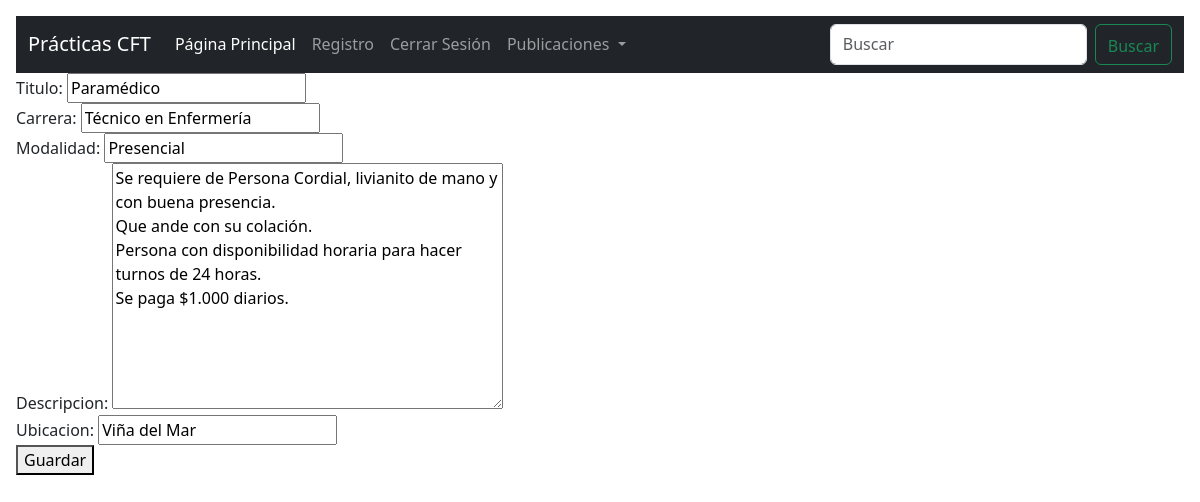
/editar/2 (signed in), run on the app's committed database.
### Practicas/EmpleosCFT/models.py (models this page shows, shortened)
class crear_vacante(models.Model):
    empresa = models.ForeignKey(User, on_delete=models.CASCADE)
    titulo = models.CharField(max_length=150)
    carrera = models.CharField(max_length=50)
    modalidad = models.CharField(max_length=30)
    descripcion = models.TextField(blank=True)
    ubicacion = models.CharField(max_length=100)
    fecha = models.DateTimeField(auto_now_add=True)

### Practicas/EmpleosCFT/views.py (the view, shortened to what this page needs)
# urls.py: path('editar/<int:id_publicacion>', modificar, name = 'editar'),
@login_required
def modificar(request,id_publicacion):
    if request.method == 'GET':
        edicion = get_object_or_404(crear_vacante,pk=id_publicacion,empresa=request.user)
        formulario = formvacante(instance=edicion)
        return render(request,'edicion.html',{'editar':edicion,'datos':formulario})

### Practicas/EmpleosCFT/form.py
class formvacante(ModelForm):
    class Meta:
        model = crear_vacante
        fields =['titulo','carrera','modalidad','descripcion','ubicacion']

### Practicas/EmpleosCFT/Templates/edicion.html (shortened to what this page needs)
{% extends 'base.html'%}
{% load static%}
{% block content %}
    <form method="POST">
        {{ datos }}
        <button>
            Guardar
        </button>
    </form>
{% endblock %}

### data on the page
crear_vacante: titulo "Paramédico", carrera "Técnico en Enfermería", modalidad "Presencial", descripcion "Se requiere de Persona Cordial, livianito de mano y con buena presencia. Que ande con su colación. Persona con disponibilidad horaria para hacer turnos de 24 horas. Se paga $1.000 diarios.", ubicacion "Viña del Mar"
